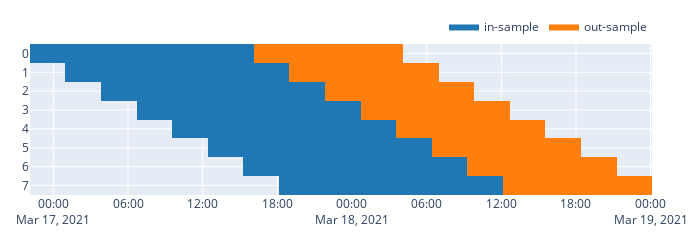

Notebook cell for this chart:
### Code cell
# creamos las ventanas
figure, windows = create_windows(ohlc=ohlc, n=8, window_len=0.6, training_set_len=0.4)
(in_df, in_df_index), (out_df, _) = windows
figure.show()

### Figure 1 — Plotly figure (JSON) as saved in the notebook; plotly's stock layout.template omitted (floating-point values rounded to 4 significant figures; data arrays with more than 128 entries replaced by an {"elided": "..."} marker saying what was removed)
{"data": [{"colorscale": [[0.0, "#1f77b4"], [1.0, "#1f77b4"]], "hoverongaps": false, "name": "in-sample", "showlegend": true, "showscale": false, "type": "heatmap", "uid": "74eeed28-206f-4269-ad76-a40d7f92b9b9", "x": {"elided": "2999 str values"}, "y": [7, 6, 5, 4, 3, 2, 1, 0], "z": {"elided": "8x2999 float values"}}, {"colorscale": [[0.0, "#ff7f0e"], [1.0, "#ff7f0e"]], "hoverongaps": false, "name": "out-sample", "showlegend": true, "showscale": false, "type": "heatmap", "uid": "8c8f814c-4d70-4208-9993-723b660e4070", "x": {"elided": "2999 str values"}, "y": [7, 6, 5, 4, 3, 2, 1, 0], "z": {"elided": "8x2999 float values"}}], "layout": {"height": 212, "legend": {"orientation": "h", "traceorder": "normal", "x": 1, "xanchor": "right", "y": 1.02, "yanchor": "bottom"}, "margin": {"b": 30, "l": 30, "r": 30, "t": 30}, "width": 700, "yaxis": {"type": "category"}}}
